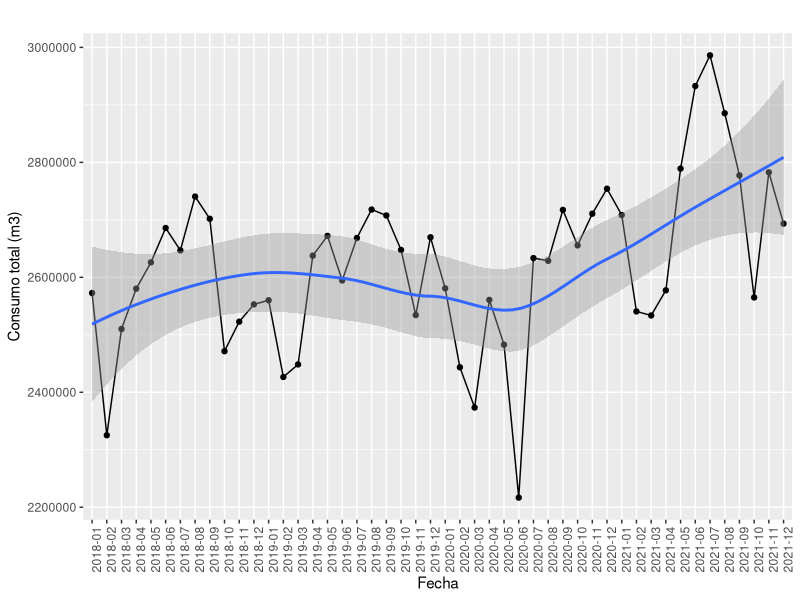
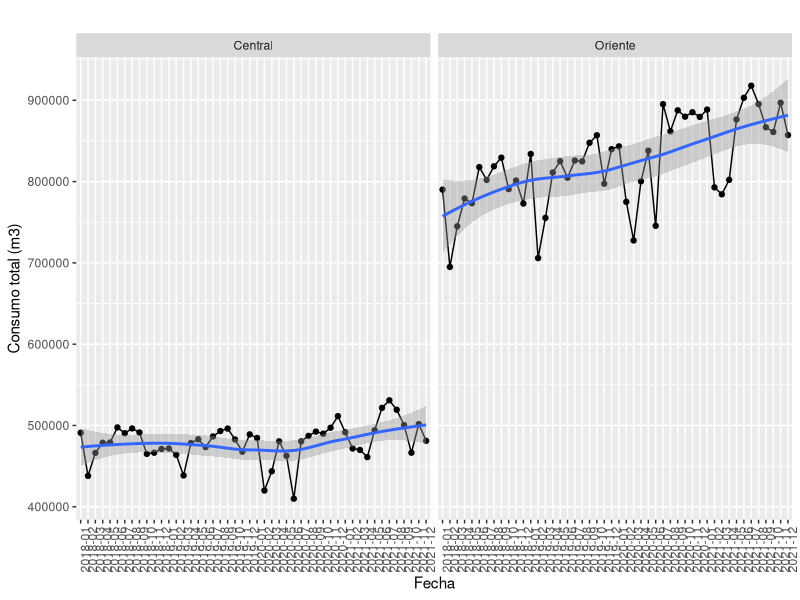
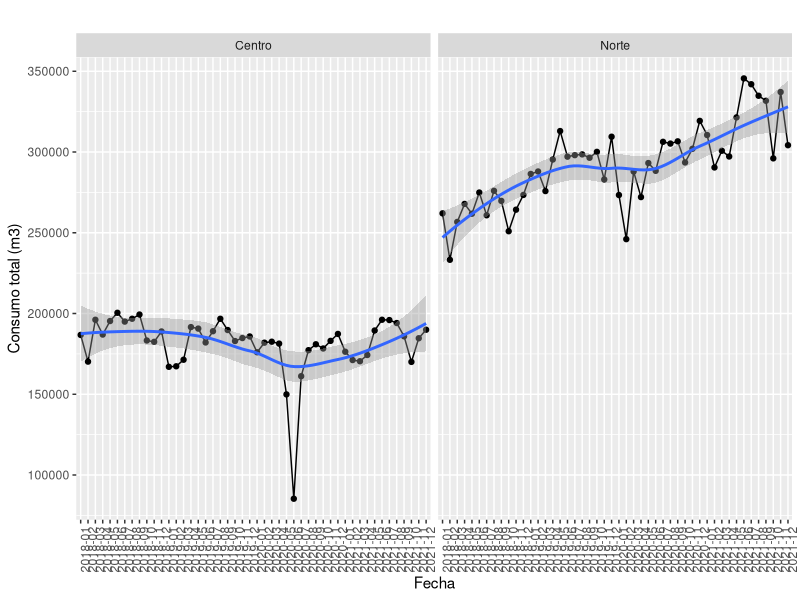
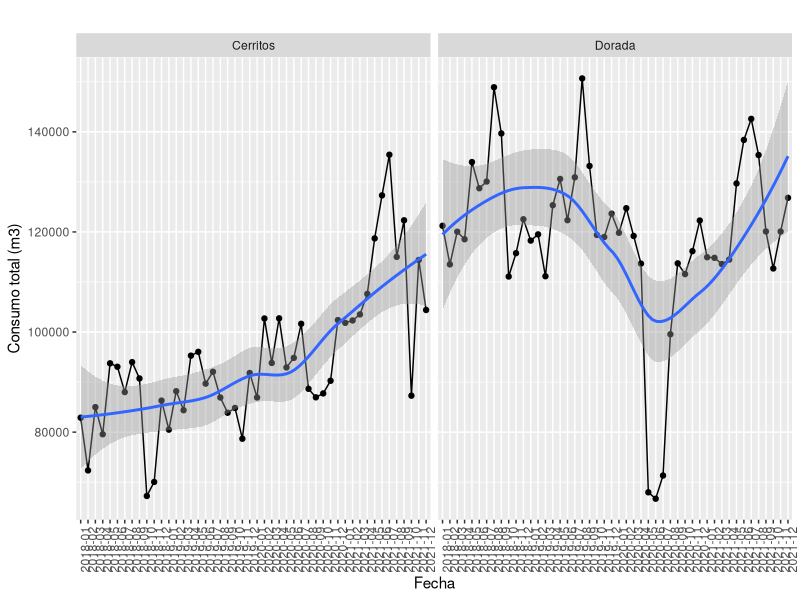
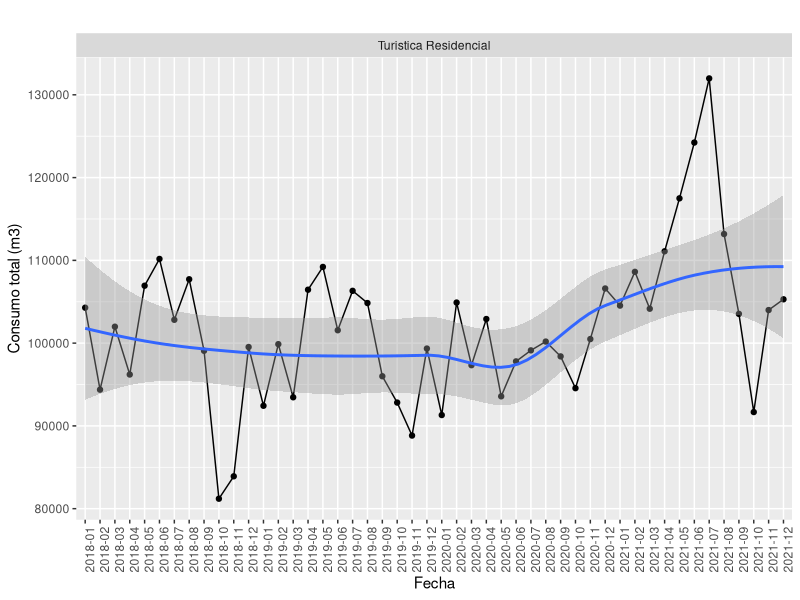
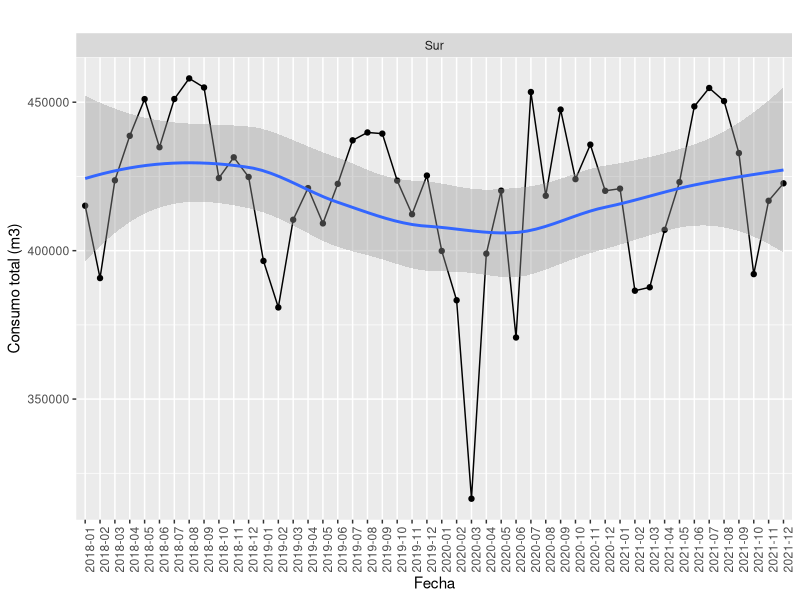

The R script that drew these images, in order:
# Removemos notacion cientifica
options(scipen = 999)

# Cargamos librerias
library(ggplot2)
library(tidyverse)
library(readxl)

# Cargar datos
consumo_total_bd <- read.csv("consumo_totales.csv")

# Primeras graficas: total colonias
consumos_total_wcol <- consumo_total_bd %>%
  group_by(fecha) %>%
  summarise(consumo = sum(Freq))

ggplot(data=consumos_total_wcol, aes(x=fecha, y=consumo, group=1)) +
  geom_point(aes(x = fecha, y = consumo)) +
  geom_line()+
  geom_smooth(aes(x = fecha, y = consumo)) +
  theme_get() +
  labs(title = "",
       y = "Consumo total (m3)",
       x = "Fecha") +
  theme(axis.text.x = element_text(angle = 90, hjust = 1))


## Zona central y oriente
zonas_central_oriente <- consumo_total_bd %>% 
  filter(zona == "Central" | zona == "Oriente")

ggplot(data=zonas_central_oriente, aes(x=fecha, y=Freq, group=1)) +
  geom_point(aes(x = fecha, y = Freq)) +
  geom_line()+
  geom_smooth(aes(x = fecha, y = Freq)) +
  facet_wrap(~ zona) +
  theme_get() +
  labs(title = "",
       y = "Consumo total (m3)",
       x = "Fecha") +
  theme(axis.text.x = element_text(angle = 90, hjust = 1))


## Zona centro y norte
zonas_centro_norte <- consumo_total_bd %>% 
  filter(zona == "Centro" | zona == "Norte")

ggplot(data=zonas_centro_norte, aes(x=fecha, y=Freq, group=1)) +
  geom_point(aes(x = fecha, y = Freq)) +
  geom_line()+
  geom_smooth(aes(x = fecha, y = Freq)) +
  facet_wrap(~ zona) +
  theme_get() +
  labs(title = "",
       y = "Consumo total (m3)",
       x = "Fecha") +
  theme(axis.text.x = element_text(angle = 90, hjust = 1))


## Zona cerritos y dorada
zonas_cerritos_dorada <- consumo_total_bd %>% 
  filter(zona == "Cerritos" | zona == "Dorada")

ggplot(data=zonas_cerritos_dorada, aes(x=fecha, y=Freq, group=1)) +
  geom_point(aes(x = fecha, y = Freq)) +
  geom_line()+
  geom_smooth(aes(x = fecha, y = Freq)) +
  facet_wrap(~ zona) +
  theme_get() +
  labs(title = "",
       y = "Consumo total (m3)",
       x = "Fecha") +
  theme(axis.text.x = element_text(angle = 90, hjust = 1))

## Zona turistica
zonas_turistica <- consumo_total_bd %>% 
  filter(zona == "Turistica Residencial")

ggplot(data=zonas_turistica, aes(x=fecha, y=Freq, group=1)) +
  geom_point(aes(x = fecha, y = Freq)) +
  geom_line()+
  geom_smooth(aes(x = fecha, y = Freq)) +
  facet_wrap(~ zona) +
  theme_get() +
  labs(title = "",
       y = "Consumo total (m3)",
       x = "Fecha") +
  theme(axis.text.x = element_text(angle = 90, hjust = 1))

## Zona Sur
zona_sur <- consumo_total_bd %>% 
  filter(zona == "Sur")

ggplot(data=zona_sur, aes(x=fecha, y=Freq, group=1)) +
  geom_point(aes(x = fecha, y = Freq)) +
  geom_line()+
  geom_smooth(aes(x = fecha, y = Freq)) +
  facet_wrap(~ zona) +
  theme_get() +
  labs(title = "",
       y = "Consumo total (m3)",
       x = "Fecha") +
  theme(axis.text.x = element_text(angle = 90, hjust = 1))


## Estadisticos descriptivos
tapply(consumo_total_bd$Freq, consumo_total_bd$zona, summary)
tapply(consumo_total_bd$Freq, consumo_total_bd$zona, sd)

